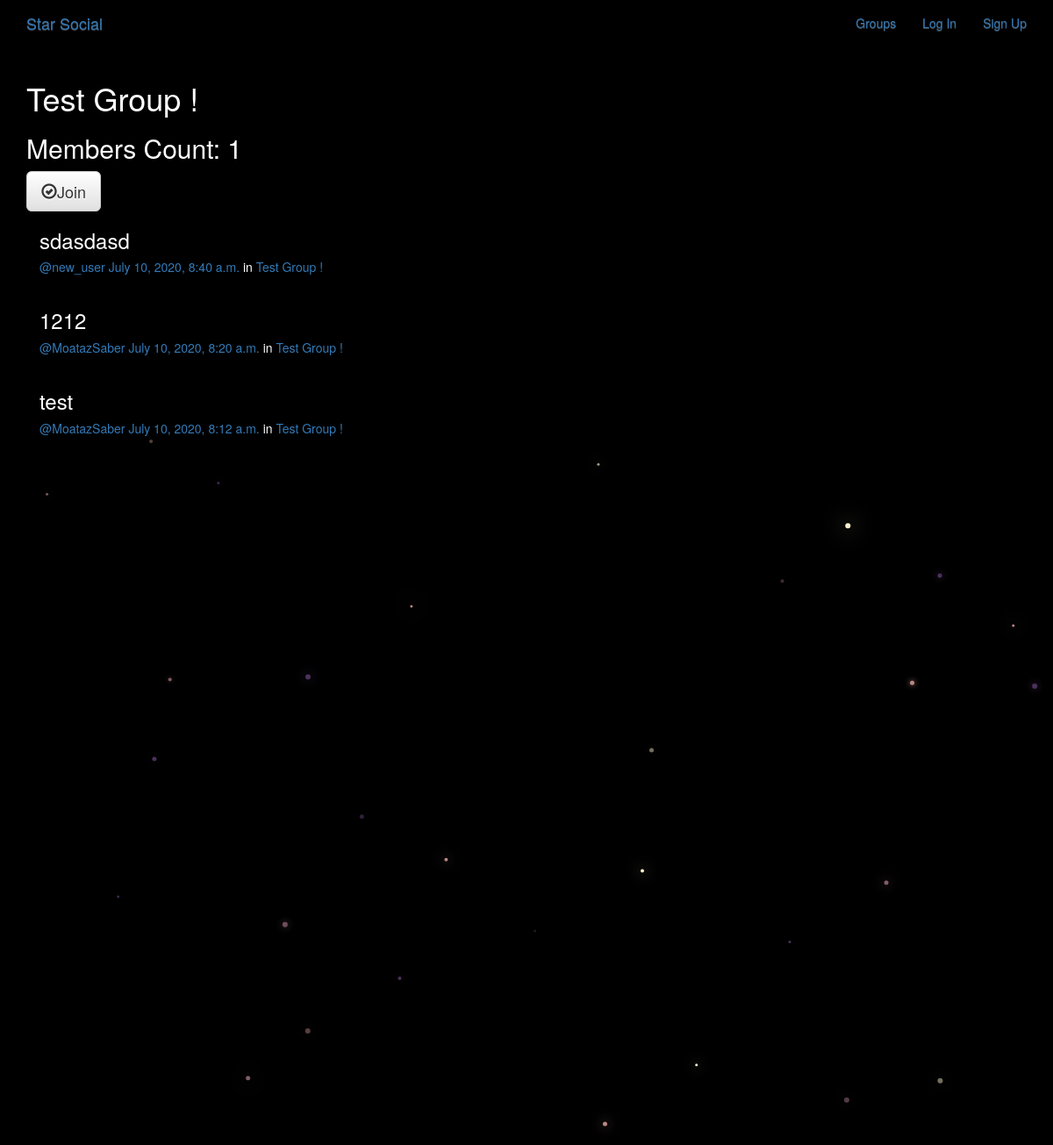
The page /groups/posts/in/test-group/ on the database its author committed.
### groups/models.py (models this page shows, shortened)
class Group(models.Model):
    name = models.CharField(max_length = 255 , unique = True)
    slug = models.SlugField(allow_unicode=True,unique= True)
    description = models.TextField(blank=True,default='')
    description_html = models.TextField(editable=False,default='', blank=True)
    members = models.ManyToManyField(User,through='GroupMember')
    class Meta:
        ordering = ['name']

### posts/models.py (models this page shows, shortened)
class Post(models.Model):
    user = models.ForeignKey(User,related_name= 'posts',on_delete=models.CASCADE)
    created_at = models.DateTimeField(auto_now=True)
    message = models.TextField()
    message_html = models.TextField(editable=False)
    group = models.ForeignKey(Group,related_name = 'posts', null = True , blank = True, on_delete=models.CASCADE)
    class Meta:
        ordering = ['-created_at']
        unique_together = ['user','message']

### groups/views.py (the view)
# urls.py: re_path(r'^posts/in/(?P<slug>[-\w]+)/$',views.SingleGroup.as_view(),name='single'),
class SingleGroup(generic.DetailView):
    model = Group

### groups/templates/groups/group_detail.html
{% extends "groups/group_base.html" %}
{% block pregroup %}
<h1>{{group.name}}</h1>
<h2>Members Count: {{group.members.count }}</h2>
<div class="content">
    {% if user in group.members.all %}
        <a href="{% url 'groups:leave' slug=group.slug %}"
        class="btn btn-lg btn-fill btn-warning">
        <span class="glyphicon glyphicon-remove-circle"></span>Leave</a>
    {% else %}
    <a href="{% url 'groups:join' slug=group.slug %}"
    class="btn btn-lg btn-fill btn-default">
    <span class="glyphicon glyphicon-ok-circle"></span>Join</a>
    {% endif %}
</div>
{% endblock  %}
{% block groupcontent %}
<div class="col-md-8">
    {% if group.posts.count == 0 %}
    <h2>No Posts in this group yet!</h2>
    {% else %}
    {% for post in group.posts.all %}
        {% include "posts/__post.html" %}
    {% endfor %}
    {% endif %}
</div>
{% endblock  %}

### posts/templates/posts/__post.html (shortened to what this page needs)
<div class="post media">
	<h3>{{ post.message_html|safe }}</h3>
	<div class="media-body">
		<h5 class="media-heading">
			<span class="username"><a href="{% url 'posts:for_user' username=post.user.username %}">@{{ post.user.username }}</a></span>
			<time class="time"><a href="{% url 'posts:single' username=post.user.username pk=post.pk %}">{{ post.created_at }}</a></time>
			{% if post.group %}
			<span class="group-name">in <a href="#">{{ post.group.name }}</a></span>
			{% endif %}
		</h5>
	</div>
</div>

### static/socialclonesite/css/master.css (style rules this page uses)
body { margin: 0; overflow: hidden; background-color: black; color: white; }

### rows shown on the page
Group: name "Test Group !", members.count "1"
Post: message_html "sdasdasd", user.username "new_user", created_at "July 10, 2020, 8:40 a.m.", group.name "Test Group !"
Post: message_html "1212", user.username "MoatazSaber", created_at "July 10, 2020, 8:20 a.m.", group.name "Test Group !"
Post: message_html "test", user.username "MoatazSaber", created_at "July 10, 2020, 8:12 a.m.", group.name "Test Group !"
